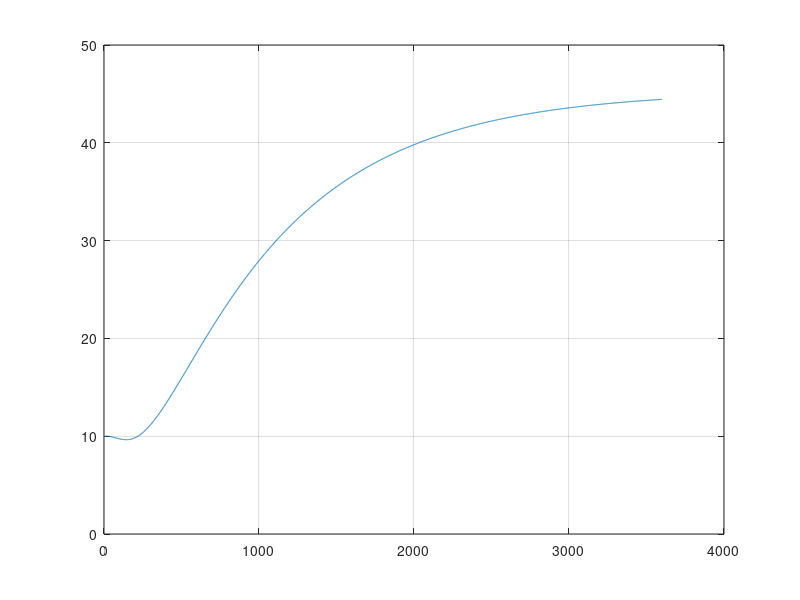

The MATLAB script that drew this image:
clear all % clear all variables
close all % close all open graphs (if any)

% This script solves the heat conduction equation

% set the input data
a = 0; b = 0.5; % domain
Tw = 5; % temperature of surrounding water
T0 = 10; % initial temperature
dx = 0.01; % spatial increment
dt = 1; % temporal increment
tend = 3600; % temporal span
alpha = 1.172e-5; % thermal diffusivity
K = 40; % thermal conductivity
h = 500; % heat transfer coefficient
% ================================================

% form the spatial grid points
x = [a:dx:b];
Nx = length(x);
% form the time grid points
time = [0:dt:tend];
Nt = length(time);

% initialise the solution matrix
T = zeros(Nt,Nx);

% set the inital value
T(1,:) = T0;
T(1,ceil(Nx/2)) = 100;

% compute the constant coefficient
c = alpha * dt / dx^2;

% compute the solution incrementally at subsequent time steps
for p = 2 : Nt
    % compute at time step p, i.e. t = p * dt or timep)
    % do it for every node in the spatial grid
    % start with the boundaries
    T(p,1) = (h*Tw+K/dx*T(p-1,2)) / (h+K/dx);
    T(p,Nx) = (h*Tw+K/dx*T(p-1,Nx-1)) / (h+K/dx);
    % do the interior nodes
    for i = 2 : Nx-1
        % apply the discretised equation
        T(p,i) = c * ( T(p-1,i+1) + T(p-1,i-1) ) + (1 - 2*c) * T(p-1,i);
    end
    % enforce the source at the central node
    T(p,ceil(Nx/2)) = 100;
end

% figure
% for p = 1 : Nt
%     plot(x,T(p,:),'b')
%     title(strcat(num2str(p*dt),'s'));
%     grid on
% 	pause(0.1)
% end

figure
x(45)
plot(time,T(:,45))
grid on
